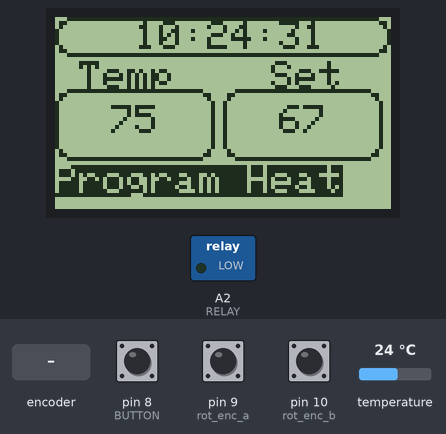
A sketch run on a simulated Arduino Uno, built with avr-gcc and run on an emulated ATmega328P. Parts: 84×48 one-colour display, switched loads named in the sketch (green lamp = pin HIGH). Inputs (shaded band) come from the test bench; at power-on: pin 8 (BUTTON) HIGH, temperature 24 °C, pin 9 (rot_enc_a) HIGH, pin 10 (rot_enc_b) HIGH. The display library's start-up logo is not drawn; the local clock reads 2024-03-15 10:24:30 at power-on unless the sketch sets it; what the sketch prints to the serial monitor is not drawn.

Above: at 1.2 s.
1.3 s: pin 8 (BUTTON) pulled LOW for 0.15 s
At 2.3 s:
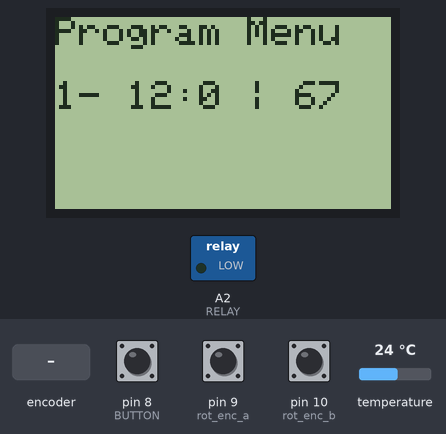
2.9 s: rotary encoder on pin 9 (rot_enc_a) / pin 10 (rot_enc_b) turned 3 steps (first pin leading)
At 4.7 s:
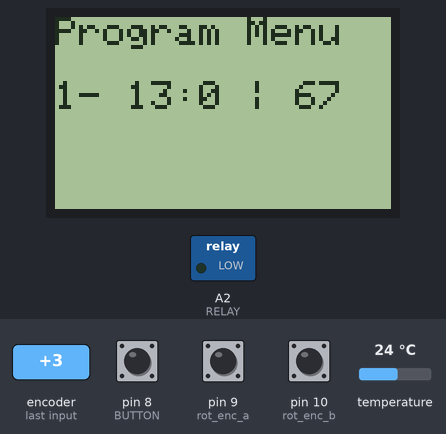
5.1 s: temperature set to 20.4 °C
8.1 s: temperature set to 19 °C
At 8.6 s:
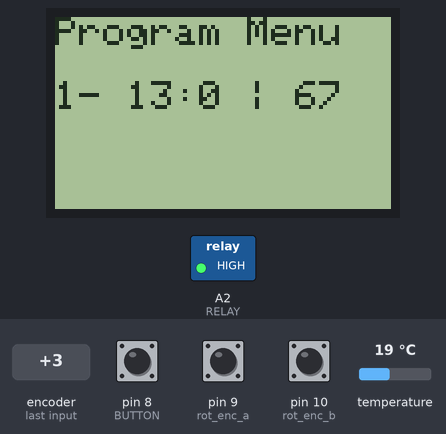
9.6 s: pin 8 (BUTTON) pulled LOW for 1 s
13.6 s: rotary encoder on pin 9 (rot_enc_a) / pin 10 (rot_enc_b) turned 1 step (first pin leading)
At 13.8 s:
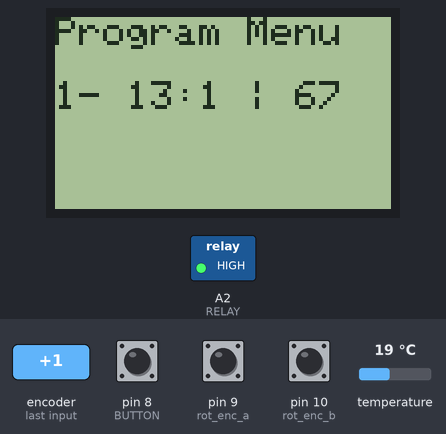
Timing chart, 0 to 16.4 s (numbered marks = the images above; inputs shaded):
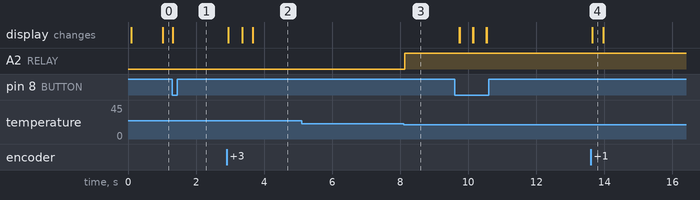

The sketch:

smart_thermometer.ino
```cpp
/*
 * Arduino Programmable Thermostat
 *
 * learnelectronics
 * 11 MAR 2017
 *
 * www.youtube.com/c/learnelectronics
 * arduino0169@gmail.com
 */

//----------------------------------------------------------------------------------------------------------------------------------------
//                                                             LIBRARIES
//----------------------------------------------------------------------------------------------------------------------------------------
#include <SPI.h>                                                        //spi library for 5110
#include <DS3231.h>                                                     //rtc library
#include <Wire.h>                                                       //I2C library for rtc
#include <Adafruit_GFX.h>                                               //graphix lib for drawing
#include <Adafruit_PCD8544.h>                                           //nokia 5110 display library

//----------------------------------------------------------------------------------------------------------------------------------------
//                                                             DEFINES
//----------------------------------------------------------------------------------------------------------------------------------------
#define RELAY A2                                                        //relay on pin A2
#define BUTTON 8                                                        //rot enc switch on pin D8

//----------------------------------------------------------------------------------------------------------------------------------------
//                                                            OBJECTS
//----------------------------------------------------------------------------------------------------------------------------------------
Adafruit_PCD8544 display = Adafruit_PCD8544(7, 6, 5, 4, 3);             //create instance of 5110 called display with soft spi
DS3231 Clock;                                                           //create instance of 3231 called clock

//----------------------------------------------------------------------------------------------------------------------------------------
//                                                             VARIABLES
//----------------------------------------------------------------------------------------------------------------------------------------
bool Century=false;                                                     //clock variables
bool h12;                                                               //clock variables
bool PM;                                                                //clock variables
byte ADay, AHour, AMinute, ASecond, ABits;                              //clock variables
bool ADy, A12h, Apm;                                                    //clock variables
bool menu = 0;                                                          //display menu or page
bool amDone = 0;
byte year, month, date, DoW, hour, minute, second;                      //clock variables
byte myHour1=12,myMin1=00,myTemp1=67,myHour2=19,myMin2=00,myTemp2=69;

byte tset = 67;                                                         //master temp set
String myMode = " Manual Heat ";                                        //mode (manual or program)
int temperature = 0;                                                    //clock variables
int select = 1;                                                         //selection variable
int menuState = 0;                                                      //show menu or main page variable

//----------------------------------------------------------------------------------------------------------------------------------------
//                                                              SETUP
//----------------------------------------------------------------------------------------------------------------------------------------
void setup()   {
  Serial.begin(9600);                                                   //start serial comms
  Wire.begin();                                                         //start I2C
  display.begin();                                                      //start display
  /*
   *    Clock.setSecond(00);//Set the second                            //clock set uncomment to use
        Clock.setMinute(05);//Set the minute
        Clock.setHour(11);  //Set the hour
        Clock.setDoW(06);    //Set the day of the week
        Clock.setDate(11);  //Set the date of the month
        Clock.setMonth(03);  //Set the month of the year
        Clock.setYear(17);  //Set the year (Last two digits of the year)
   */

  pinMode(9,INPUT);                                                      //rot enc a
  pinMode(10,INPUT);                                                     //rot enc b
  pinMode(RELAY,OUTPUT);                                                 //set relay for output
  pinMode(BUTTON,INPUT);                                                 //set button for output
  digitalWrite(BUTTON,HIGH);                                             //set buton high (1)
  display.setContrast(60);                                               //set contrast (adjust as needed)
  display.display();                                                     // show splashscreen
  display.clearDisplay();                                                // clears the screen and buffer


}
//----------------------------------------------------------------------------------------------------------------------------------------
//                                                           MENU FUNCTION
//----------------------------------------------------------------------------------------------------------------------------------------
void myMenu(){                                                            //menu display mode
  menu= 1;                                                                //when 1 stays in menu
  amDone = 1;                                                             //when 1 stays in menu
  int x = 0;                                                              //for rot enc
  int y = 0;                                                              //for rot enc
  display.clearDisplay();                                                 // clears the screen and buffer
  display.setTextColor(BLACK);                                            //set text color to black
  display.setCursor(0,0);
  display.setTextSize(1);
  display.println("Program Menu");                                        //displays menu screen items
  display.println(" ");
  display.print("1- " );
  display.print(myHour1);
  display.print(":");
  display.print(myMin1);
  display.print(" | ");
  display.println(myTemp1);

  display.display();
  int clicker = digitalRead(BUTTON);                                      //read button
  if(clicker == 0){                                                       //if pressed
   delay(100);                                                            //delay for debounce
   if(digitalRead(BUTTON)== 1){                                           //if not pressed (equals a single press)
    menuState++;                                                          //increment menu item
   }

  }
switch (menuState) {                                                      //what to do for button presses
    case 1:                                                               //first press

      display.setCursor(20,26);                                           //cursor under hours
      display.print("^^");
      x = digitalRead(9);                                                 //read rot enc
      y = digitalRead(10);                                                //read rot enc
      if(x == 0 && y == 1){                                               // if clockwise
        myHour1++;                                                        //increment hour
      }
      else if (x == 1 && y == 0){                                         //if counter clockwise
         myHour1--;                                                       //decrement hour

      }
      else{                                                               //no rotation
        myHour1 = myHour1;                                                //no change
      }
      display.display();                                                  //update display
      break;
    case 2:                                                               //second press
      display.setCursor(35,26);                                           //cursor under minutes
      display.print("^^");
      x = digitalRead(9);
      y = digitalRead(10);
      if(x == 0 && y == 1){
        myMin1++;
      }
      else if (x == 1 && y == 0){
         myMin1--;

      }
      else{
        myMin1 = myMin1;
      }
      display.display();
      break;
    case 3:                                                               //third press
      display.setCursor(60,26);                                           //cursor under temp
      display.print("^^");
      x = digitalRead(9);
      y = digitalRead(10);
      if(x == 0 && y == 1){
        myTemp1++;
      }
      else if (x == 1 && y == 0){
         myTemp1--;

      }
      else{
        myTemp1 = myTemp1;
      }
      display.display();
    break;
   case 4:                                                                //fourth press
       myMode = "Program Heat";                                           //mode change
       menu= 0;                                                           //clear menu variables
       amDone = 0;                                                        //signal programming done
       menuState = 0;                                                     //reset menu
    break;
  }

Serial.print(clicker);
Serial.print(" ");
Serial.println(menuState);


  }


//----------------------------------------------------------------------------------------------------------------------------------------
//                                                            MAIN LOOP
//----------------------------------------------------------------------------------------------------------------------------------------

void loop() {
temperature=Clock.getTemperature();                                       //get current temp
Clock.getTime(year, month, date, DoW, hour, minute, second);              //get current time


select = digitalRead(BUTTON);                                             //was the button pressed
if (select == 0){                                                         //if pressed
  menu = 1;                                                               //set menu variable to 1
}
else{                                                                     //if not
  menu = 0;                                                               //menu variable to 0
}
if(menu == 1 || amDone == 1){                                             //if button was pressed & have not completed programming
  myMenu();                                                               // go to my menu
}
else{                                                                     //if not
  pageDisplay();                                                          //show main page
}

if(myMode = "Program Heat"){                                              //if thermostat has been programmed
  if(hour>=myHour1 && minute>=myMin1){                                    //and hour and minute match set time
    tset=myTemp1;                                                         //master temp set set to programmed temp
  }
}
else{                                                                     //if not programmed
  tset=tset;                                                              //nothing changes
}


if(tset > ((temperature*1.8)+32)){                                        //if set temp is greater than current temp
  digitalWrite(RELAY,HIGH);                                               //turn on the heat
}
else{                                                                     //if not
  digitalWrite(RELAY,LOW);                                                //turn off the heat
}

}


//----------------------------------------------------------------------------------------------------------------------------------------
//                                                      PAGE DISPLAY FUNCTION
//----------------------------------------------------------------------------------------------------------------------------------------
void pageDisplay(){                                                       //main display page

display.clearDisplay();                                                   //clear
display.setTextColor(BLACK);                                              //set color
display.drawRoundRect(0, 0, 84, 10, 4, BLACK);                            //draw rounded box for time
display.setCursor(20,1);                                                  //put cursor in box
display.setTextSize(1);                                                   //set text size

display.print(hour, DEC);                                                 //display time in box
display.print(":");
display.print(minute, DEC);
display.print(":");
display.println(second, DEC);
display.setCursor(0,11);
display.print(" Temp    Set");                                            //display headers
display.drawRoundRect(0, 18, 40, 18, 4, BLACK);                           //draw box for current temp
display.drawRoundRect(42, 18, 40, 18, 4, BLACK);                          //draw box for set temp
display.setCursor(14,22);                                                 //put cursor in 1st box
display.print((temperature*1.8)+32,0);                                    //display current temp in F
display.setCursor(56,22);                                                 //put cursor in 2nd box
display.print(tset);                                                      //display set temp in F
display.setCursor(0,37);                                                  //drop down set cursor
display.setTextColor(WHITE, BLACK);                                       //set inverse text
display.print(myMode);                                                    //display mode
display.display();                                                        //display buffer contents

int a = digitalRead(9);                                                   //rot enc a
int b = digitalRead(10);                                                  //rot enc b


if(a == 0 && b == 1){                                                     //if clockwise
  tset++;                                                                 //increment temp
}
else if (a == 1 && b == 0){                                               //if counterclockwise
  tset--;                                                                 //decrement temp

}
else{                                                                     //if no movement
  tset = tset;                                                            //do nothing
}


}
```

Measured:
- the behaviour switches between 19.9 and 19.8 °C on temperature (found by bisection; images 2 and 3)
- after the input at 1.3 s, the display: changes at once (image 1)
- after the input at 2.9 s, the display: changes after 0.05 s (image 2)
- after the input at 5.1 s, every drawn part: stays the same
- after the input at 8.1 s, A2 (RELAY): LOW → HIGH at once
- after the input at 13.6 s, the display: changes after 0.05 s (image 4)
